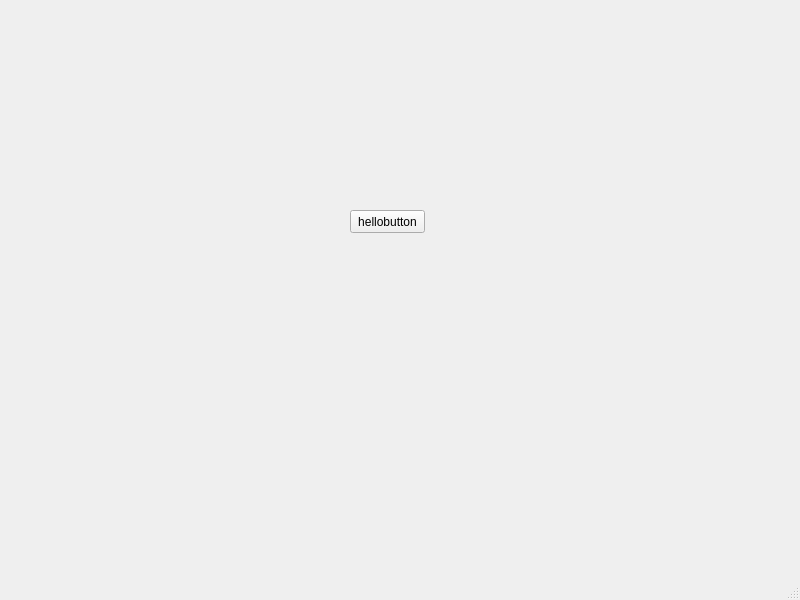
<?xml version="1.0" encoding="UTF-8"?>
<ui version="4.0">
 <class>MainWindow</class>
 <widget class="QMainWindow" name="MainWindow">
  <property name="geometry">
   <rect>
    <x>0</x>
    <y>0</y>
    <width>800</width>
    <height>600</height>
   </rect>
  </property>
  <property name="windowTitle">
   <string>MainWindow</string>
  </property>
  <widget class="QWidget" name="centralwidget">
   <widget class="QPushButton" name="helloButton">
    <property name="geometry">
     <rect>
      <x>350</x>
      <y>210</y>
      <width>75</width>
      <height>23</height>
     </rect>
    </property>
    <property name="text">
     <string>hellobutton</string>
    </property>
   </widget>
  </widget>
  <widget class="QMenuBar" name="menubar">
   <property name="geometry">
    <rect>
     <x>0</x>
     <y>0</y>
     <width>800</width>
     <height>23</height>
    </rect>
   </property>
  </widget>
  <widget class="QStatusBar" name="statusbar"/>
 </widget>
 <resources/>
 <connections/>
</ui>
